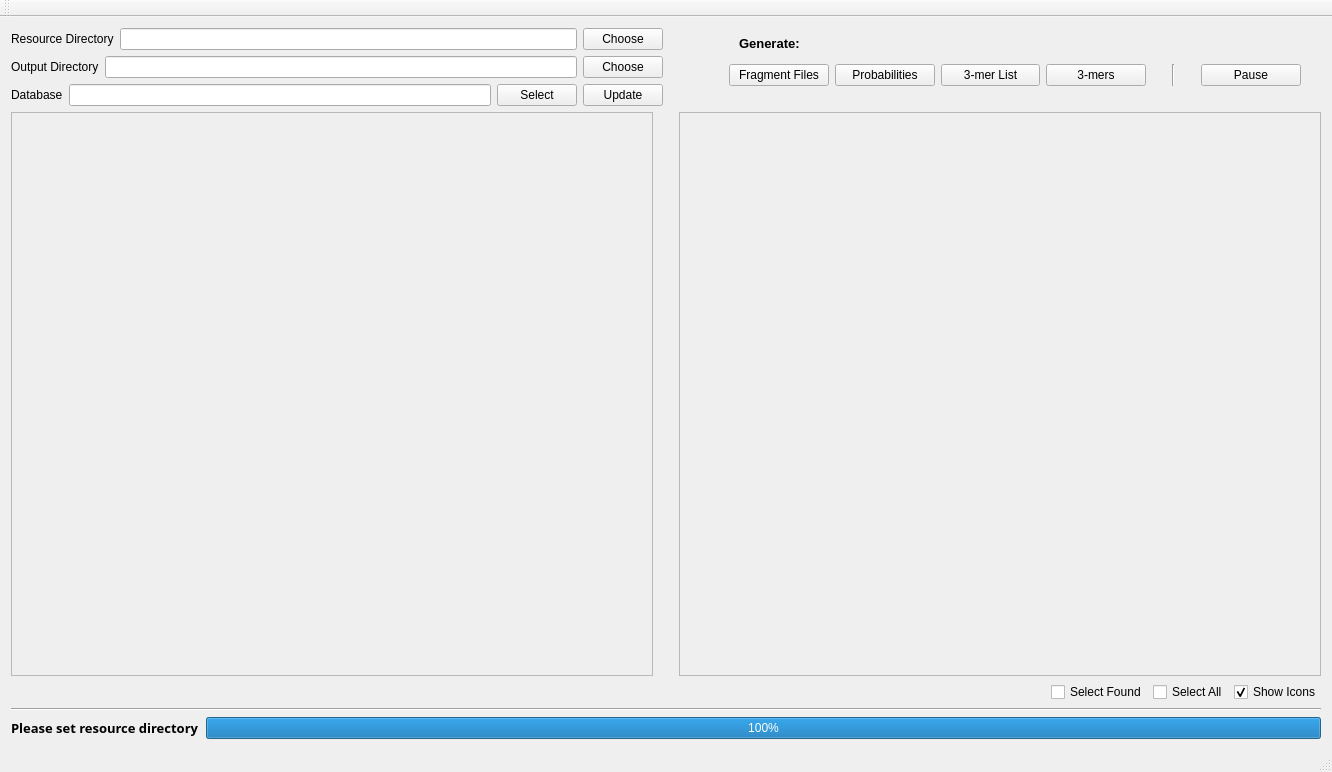
<?xml version="1.0" encoding="UTF-8"?>
<ui version="4.0">
 <class>MainWindow</class>
 <widget class="QMainWindow" name="MainWindow">
  <property name="geometry">
   <rect>
    <x>0</x>
    <y>0</y>
    <width>1332</width>
    <height>772</height>
   </rect>
  </property>
  <property name="font">
   <font>
    <family>MS Shell Dlg 2</family>
    <pointsize>9</pointsize>
   </font>
  </property>
  <property name="windowTitle">
   <string>OpenGrowth GUI</string>
  </property>
  <widget class="QWidget" name="centralWidget">
   <layout class="QGridLayout" name="gridLayout_2">
    <item row="0" column="0">
     <layout class="QVBoxLayout" name="verticalLayout">
      <item>
       <layout class="QHBoxLayout" name="horizontalLayout_2">
        <item>
         <layout class="QGridLayout" name="gridLayout">
          <item row="0" column="0" colspan="2">
           <layout class="QHBoxLayout" name="resourcelLayout">
            <item>
             <widget class="QLabel" name="resourcedirlabel">
              <property name="text">
               <string>Resource Directory</string>
              </property>
             </widget>
            </item>
            <item>
             <widget class="QLineEdit" name="resourcedirlineEdit"/>
            </item>
           </layout>
          </item>
          <item row="0" column="2">
           <widget class="QPushButton" name="resourcedirpushButton">
            <property name="text">
             <string>Choose</string>
            </property>
           </widget>
          </item>
          <item row="1" column="0" colspan="2">
           <layout class="QHBoxLayout" name="outputLayout">
            <item>
             <widget class="QLabel" name="outputdirlabel">
              <property name="text">
               <string>Output Directory</string>
              </property>
             </widget>
            </item>
            <item>
             <widget class="QLineEdit" name="outputdirlineEdit"/>
            </item>
           </layout>
          </item>
          <item row="1" column="2">
           <widget class="QPushButton" name="outputdirpushButton">
            <property name="text">
             <string>Choose</string>
            </property>
           </widget>
          </item>
          <item row="2" column="0">
           <layout class="QHBoxLayout" name="databaseLayout">
            <item>
             <widget class="QLabel" name="databaselabel">
              <property name="text">
               <string>Database</string>
              </property>
             </widget>
            </item>
            <item>
             <widget class="QLineEdit" name="databaselineEdit"/>
            </item>
           </layout>
          </item>
          <item row="2" column="1" colspan="2">
           <layout class="QHBoxLayout" name="dbbuttonLayout">
            <item>
             <widget class="QPushButton" name="selectDatabase">
              <property name="text">
               <string>Select</string>
              </property>
             </widget>
            </item>
            <item>
             <widget class="QPushButton" name="updateDatabase">
              <property name="text">
               <string>Update</string>
              </property>
             </widget>
            </item>
           </layout>
          </item>
         </layout>
        </item>
        <item>
         <layout class="QVBoxLayout" name="actionLayout">
          <item>
           <layout class="QHBoxLayout" name="actionLabelLayout">
            <item>
             <spacer name="horizontalSpacer_6">
              <property name="orientation">
               <enum>Qt::Horizontal</enum>
              </property>
              <property name="sizeType">
               <enum>QSizePolicy::Minimum</enum>
              </property>
              <property name="sizeHint" stdset="0">
               <size>
                <width>70</width>
                <height>20</height>
               </size>
              </property>
             </spacer>
            </item>
            <item>
             <widget class="QLabel" name="actionlabel">
              <property name="sizePolicy">
               <sizepolicy hsizetype="Preferred" vsizetype="Minimum">
                <horstretch>0</horstretch>
                <verstretch>0</verstretch>
               </sizepolicy>
              </property>
              <property name="font">
               <font>
                <family>MS Shell Dlg 2</family>
                <pointsize>10</pointsize>
                <weight>75</weight>
                <bold>true</bold>
               </font>
              </property>
              <property name="text">
               <string>Generate:</string>
              </property>
             </widget>
            </item>
            <item>
             <spacer name="horizontalSpacer_7">
              <property name="orientation">
               <enum>Qt::Horizontal</enum>
              </property>
              <property name="sizeHint" stdset="0">
               <size>
                <width>40</width>
                <height>20</height>
               </size>
              </property>
             </spacer>
            </item>
           </layout>
          </item>
          <item>
           <layout class="QHBoxLayout" name="actionButtonLayout">
            <item>
             <spacer name="horizontalSpacer_3">
              <property name="orientation">
               <enum>Qt::Horizontal</enum>
              </property>
              <property name="sizeType">
               <enum>QSizePolicy::Minimum</enum>
              </property>
              <property name="sizeHint" stdset="0">
               <size>
                <width>60</width>
                <height>20</height>
               </size>
              </property>
             </spacer>
            </item>
            <item>
             <widget class="QPushButton" name="createFragmentFileButton">
              <property name="text">
               <string>Fragment Files</string>
              </property>
             </widget>
            </item>
            <item>
             <widget class="QPushButton" name="runButton">
              <property name="text">
               <string>Probabilities</string>
              </property>
             </widget>
            </item>
            <item>
             <widget class="QPushButton" name="threemerlistpushButton">
              <property name="text">
               <string>3-mer List</string>
              </property>
             </widget>
            </item>
            <item>
             <widget class="QPushButton" name="threemerpushButton">
              <property name="text">
               <string>3-mers</string>
              </property>
             </widget>
            </item>
            <item>
             <spacer name="horizontalSpacer_9">
              <property name="orientation">
               <enum>Qt::Horizontal</enum>
              </property>
              <property name="sizeType">
               <enum>QSizePolicy::Minimum</enum>
              </property>
              <property name="sizeHint" stdset="0">
               <size>
                <width>20</width>
                <height>20</height>
               </size>
              </property>
             </spacer>
            </item>
            <item>
             <widget class="Line" name="line">
              <property name="orientation">
               <enum>Qt::Vertical</enum>
              </property>
             </widget>
            </item>
            <item>
             <spacer name="horizontalSpacer_2">
              <property name="orientation">
               <enum>Qt::Horizontal</enum>
              </property>
              <property name="sizeType">
               <enum>QSizePolicy::Fixed</enum>
              </property>
              <property name="sizeHint" stdset="0">
               <size>
                <width>20</width>
                <height>20</height>
               </size>
              </property>
             </spacer>
            </item>
            <item>
             <widget class="QPushButton" name="killButton">
              <property name="text">
               <string>Pause</string>
              </property>
             </widget>
            </item>
            <item>
             <spacer name="horizontalSpacer_4">
              <property name="orientation">
               <enum>Qt::Horizontal</enum>
              </property>
              <property name="sizeType">
               <enum>QSizePolicy::Minimum</enum>
              </property>
              <property name="sizeHint" stdset="0">
               <size>
                <width>20</width>
                <height>20</height>
               </size>
              </property>
             </spacer>
            </item>
           </layout>
          </item>
          <item>
           <spacer name="horizontalSpacer_8">
            <property name="orientation">
             <enum>Qt::Horizontal</enum>
            </property>
            <property name="sizeHint" stdset="0">
             <size>
              <width>40</width>
              <height>20</height>
             </size>
            </property>
           </spacer>
          </item>
         </layout>
        </item>
       </layout>
      </item>
      <item>
       <layout class="QHBoxLayout" name="buttonFullLayout">
        <item>
         <layout class="QGridLayout" name="oneringFullGrid">
          <property name="sizeConstraint">
           <enum>QLayout::SetFixedSize</enum>
          </property>
          <item row="0" column="0">
           <widget class="QScrollArea" name="oneringScrollArea">
            <property name="widgetResizable">
             <bool>true</bool>
            </property>
            <widget class="QWidget" name="oneringscrollAreaWidgetContents">
             <property name="geometry">
              <rect>
               <x>0</x>
               <y>0</y>
               <width>635</width>
               <height>554</height>
              </rect>
             </property>
             <layout class="QGridLayout" name="gridLayout_6">
              <item row="0" column="0">
               <layout class="QGridLayout" name="oneringButtonGrid"/>
              </item>
             </layout>
            </widget>
           </widget>
          </item>
         </layout>
        </item>
        <item>
         <spacer name="horizontalSpacer">
          <property name="orientation">
           <enum>Qt::Horizontal</enum>
          </property>
          <property name="sizeType">
           <enum>QSizePolicy::Fixed</enum>
          </property>
          <property name="sizeHint" stdset="0">
           <size>
            <width>20</width>
            <height>20</height>
           </size>
          </property>
         </spacer>
        </item>
        <item>
         <layout class="QGridLayout" name="tworingFullGrid">
          <item row="0" column="0">
           <widget class="QScrollArea" name="tworingScrollArea">
            <property name="widgetResizable">
             <bool>true</bool>
            </property>
            <widget class="QWidget" name="tworingscrollAreaWidgetContents">
             <property name="geometry">
              <rect>
               <x>0</x>
               <y>0</y>
               <width>635</width>
               <height>554</height>
              </rect>
             </property>
             <layout class="QGridLayout" name="gridLayout_7">
              <item row="0" column="0">
               <layout class="QGridLayout" name="tworingButtonGrid"/>
              </item>
             </layout>
            </widget>
           </widget>
          </item>
         </layout>
        </item>
       </layout>
      </item>
      <item>
       <layout class="QHBoxLayout" name="horizontalLayout_3">
        <item>
         <spacer name="horizontalSpacer_5">
          <property name="orientation">
           <enum>Qt::Horizontal</enum>
          </property>
          <property name="sizeHint" stdset="0">
           <size>
            <width>40</width>
            <height>20</height>
           </size>
          </property>
         </spacer>
        </item>
        <item>
         <widget class="QCheckBox" name="checkBox_2">
          <property name="text">
           <string>Select Found</string>
          </property>
         </widget>
        </item>
        <item>
         <widget class="QCheckBox" name="checkBox">
          <property name="text">
           <string>Select All</string>
          </property>
         </widget>
        </item>
        <item>
         <widget class="QCheckBox" name="showIconButton">
          <property name="text">
           <string>Show Icons</string>
          </property>
          <property name="checked">
           <bool>true</bool>
          </property>
         </widget>
        </item>
       </layout>
      </item>
      <item>
       <widget class="Line" name="line_2">
        <property name="orientation">
         <enum>Qt::Horizontal</enum>
        </property>
       </widget>
      </item>
      <item>
       <layout class="QHBoxLayout" name="horizontalLayout">
        <item>
         <widget class="QLabel" name="progressLabel">
          <property name="font">
           <font>
            <family>Droid Sans</family>
            <pointsize>10</pointsize>
            <weight>75</weight>
            <bold>true</bold>
           </font>
          </property>
          <property name="text">
           <string>Please set resource directory</string>
          </property>
         </widget>
        </item>
        <item>
         <widget class="QProgressBar" name="progressBar">
          <property name="value">
           <number>100</number>
          </property>
         </widget>
        </item>
       </layout>
      </item>
     </layout>
    </item>
   </layout>
  </widget>
  <widget class="QToolBar" name="mainToolBar">
   <attribute name="toolBarArea">
    <enum>TopToolBarArea</enum>
   </attribute>
   <attribute name="toolBarBreak">
    <bool>false</bool>
   </attribute>
  </widget>
  <widget class="QStatusBar" name="statusBar"/>
 </widget>
 <layoutdefault spacing="6" margin="11"/>
 <resources/>
 <connections/>
</ui>
